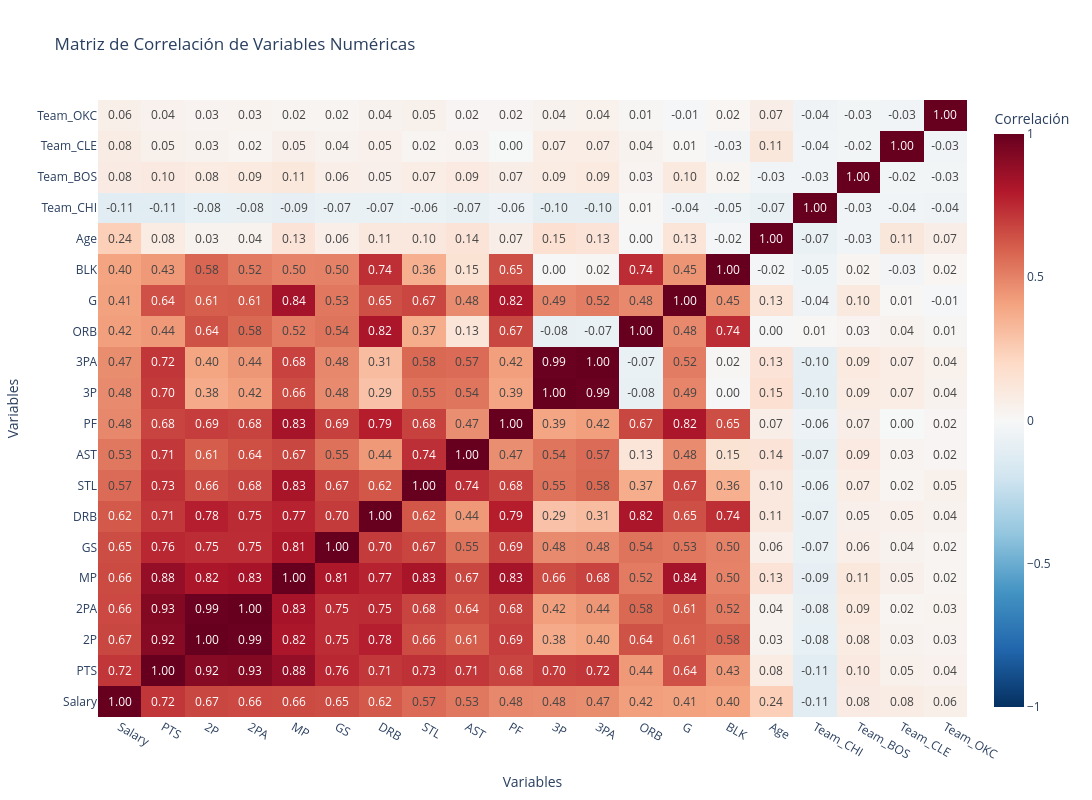

The cell this chart's notebook holds for it:
### Markdown cell above
## Análisis de correlación
Creamos variables categóricas para las columnas 'Pos' y 'Team' mediante One-Hot Encoding.
Cada categoria se convierte en una columna binaria (0 o 1) indicando la presencia de esa categoría en la fila correspondiente. (1 pertenece a esa categoría, 0 no pertenece).

Al introducir One-Hot Encoding, podemos entender mejor cómo correlacionan las posiciones con el salario, ó cómo correlacionan los equipos con el salario. De forma que nos permite analizar el impacto de estas variables categóricas en la predicción del salario.

Los colores rojos nos indican que esta característica aumenta el salario y el azul que lo disminuye.

### Code cell
df_dummy = pd.get_dummies(df_clean, columns=['Pos', 'Team'], drop_first=False)

corr_matrix = df_dummy.corr(numeric_only=True)

# Nos quedamos con las variables que más correlacionan con 'Salary'
columns_of_interest = corr_matrix['Salary'].abs().sort_values(ascending=False).head(20).index
corr_matrix = corr_matrix.loc[columns_of_interest, columns_of_interest]

fig = px.imshow(corr_matrix,
                title='Matriz de Correlación de Variables Numéricas',
                labels=dict(x="Variables", y="Variables", color="Correlación"),
                x=corr_matrix.columns,
                y=corr_matrix.columns,
                color_continuous_scale='RdBu_r',
                zmin=-1, zmax=1,
                text_auto=".2f",
                aspect="auto",origin='lower')

fig.update_layout(width=1400, height=800)
fig.show()

### Figure 1 — Plotly figure (JSON) as saved in the notebook; plotly's stock layout.template omitted (floating-point values rounded to 4 significant figures; data arrays with more than 128 entries replaced by an {"elided": "..."} marker saying what was removed)
{"data": [{"coloraxis": "coloraxis", "hovertemplate": "Variables: %{x}<br>Variables: %{y}<br>Correlación: %{z}<extra></extra>", "name": "0", "texttemplate": "%{z:.2f}", "type": "heatmap", "x": ["Salary", "PTS", "2P", "2PA", "MP", "GS", "DRB", "STL", "AST", "PF", "3P", "3PA", "ORB", "G", "BLK", "Age", "Team_CHI", "Team_BOS", "Team_CLE", "Team_OKC"], "xaxis": "x", "y": ["Salary", "PTS", "2P", "2PA", "MP", "GS", "DRB", "STL", "AST", "PF", "3P", "3PA", "ORB", "G", "BLK", "Age", "Team_CHI", "Team_BOS", "Team_CLE", "Team_OKC"], "yaxis": "y", "z": {"elided": "20x20 float values"}}], "layout": {"coloraxis": {"cmax": 1, "cmin": -1, "colorbar": {"title": {"text": "Correlación"}}, "colorscale": [[0, "rgb(5,48,97)"], [0.1, "rgb(33,102,172)"], [0.2, "rgb(67,147,195)"], [0.3, "rgb(146,197,222)"], [0.4, "rgb(209,229,240)"], [0.5, "rgb(247,247,247)"], [0.6, "rgb(253,219,199)"], [0.7, "rgb(244,165,130)"], [0.8, "rgb(214,96,77)"], [0.9, "rgb(178,24,43)"], [1, "rgb(103,0,31)"]]}, "height": 800, "title": {"text": "Matriz de Correlación de Variables Numéricas"}, "width": 1400, "xaxis": {"anchor": "y", "domain": [0, 1], "title": {"text": "Variables"}}, "yaxis": {"anchor": "x", "autorange": true, "domain": [0, 1], "title": {"text": "Variables"}}}}
